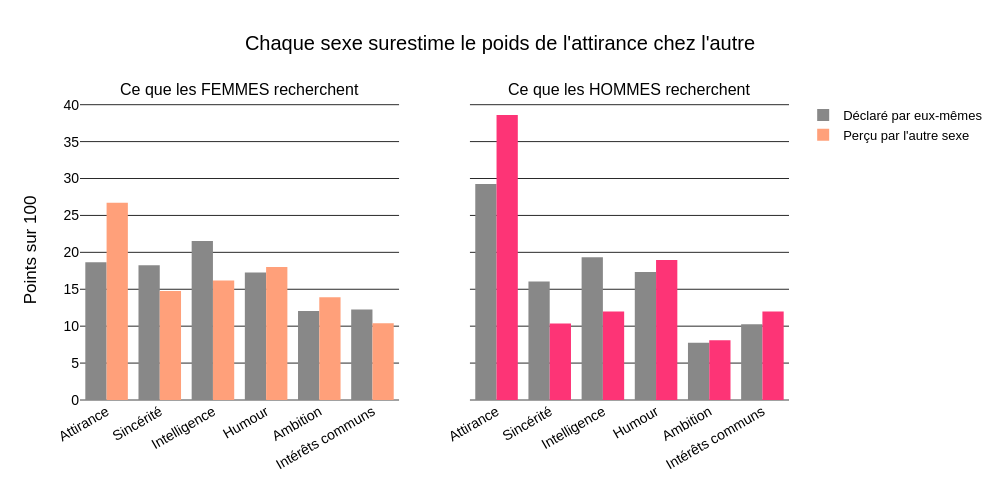

Write notebook code for a chart like this one.
### Markdown cell above
### 5.4 Ce que chaque sexe croit que l'autre recherche

### Code cell
# Ce que chaque sexe déclare chercher vs ce que l'autre sexe croit qu'il cherche
declared_means = df_participants.groupby("gender")[PREF_COLS["declared"]].mean()
believed_means = df_participants.groupby("gender")[PREF_COLS["believed"]].mean()
declared_means.columns = believed_means.columns = SCORE_LABELS

fig = make_subplots(rows=1, cols=2, shared_yaxes=True,
                    subplot_titles=("Ce que les FEMMES recherchent",
                                    "Ce que les HOMMES recherchent"))

for col_idx, (target, guesser) in enumerate((("Femme", "Homme"), ("Homme", "Femme")),
                                            start=1):
    fig.add_trace(go.Bar(x=SCORE_LABELS, y=declared_means.loc[target],
                         name="Déclaré par eux-mêmes", marker_color="#888888",
                         showlegend=(col_idx == 1)), row=1, col=col_idx)
    fig.add_trace(go.Bar(x=SCORE_LABELS, y=believed_means.loc[guesser],
                         name="Perçu par l'autre sexe",
                         marker_color=GENDER_COLORS[guesser],
                         showlegend=(col_idx == 1)), row=1, col=col_idx)

fig.update_layout(barmode="group", height=480, width=1000,
                  title="Chaque sexe surestime le poids de l'attirance chez l'autre")

fig.update_yaxes(title_text="Points sur 100", col=1)

fig.update_xaxes(tickangle=-30)

fig.show()

fig.write_image(IMG_PATH / "08_criteres_vus_par_autre_sexe.png")

### Figure 1 — Plotly figure (JSON) as saved in the notebook; plotly's stock layout.template omitted (floating-point values rounded to 4 significant figures)
{"data": [{"marker": {"color": "#888888"}, "name": "Déclaré par eux-mêmes", "showlegend": true, "type": "bar", "x": ["Attirance", "Sincérité", "Intelligence", "Humour", "Ambition", "Intérêts communs"], "xaxis": "x", "y": [18.66, 18.24, 21.52, 17.27, 12.06, 12.25], "yaxis": "y"}, {"marker": {"color": "#FFA07A"}, "name": "Perçu par l'autre sexe", "showlegend": true, "type": "bar", "x": ["Attirance", "Sincérité", "Intelligence", "Humour", "Ambition", "Intérêts communs"], "xaxis": "x", "y": [26.73, 14.75, 16.19, 18.02, 13.92, 10.4], "yaxis": "y"}, {"marker": {"color": "#888888"}, "name": "Déclaré par eux-mêmes", "showlegend": false, "type": "bar", "x": ["Attirance", "Sincérité", "Intelligence", "Humour", "Ambition", "Intérêts communs"], "xaxis": "x2", "y": [29.25, 16.06, 19.35, 17.35, 7.744, 10.24], "yaxis": "y2"}, {"marker": {"color": "#FD3476"}, "name": "Perçu par l'autre sexe", "showlegend": false, "type": "bar", "x": ["Attirance", "Sincérité", "Intelligence", "Humour", "Ambition", "Intérêts communs"], "xaxis": "x2", "y": [38.6, 10.37, 11.97, 18.96, 8.104, 12.0], "yaxis": "y2"}], "layout": {"annotations": [{"font": {"size": 16}, "showarrow": false, "text": "Ce que les FEMMES recherchent", "x": 0.225, "xanchor": "center", "xref": "paper", "y": 1, "yanchor": "bottom", "yref": "paper"}, {"font": {"size": 16}, "showarrow": false, "text": "Ce que les HOMMES recherchent", "x": 0.775, "xanchor": "center", "xref": "paper", "y": 1, "yanchor": "bottom", "yref": "paper"}], "barmode": "group", "height": 480, "title": {"text": "Chaque sexe surestime le poids de l'attirance chez l'autre"}, "width": 1000, "xaxis": {"anchor": "y", "domain": [0, 0.45], "tickangle": -30}, "xaxis2": {"anchor": "y2", "domain": [0.55, 1], "tickangle": -30}, "yaxis": {"anchor": "x", "domain": [0, 1], "title": {"text": "Points sur 100"}}, "yaxis2": {"anchor": "x2", "domain": [0, 1], "matches": "y", "showticklabels": false}}}
